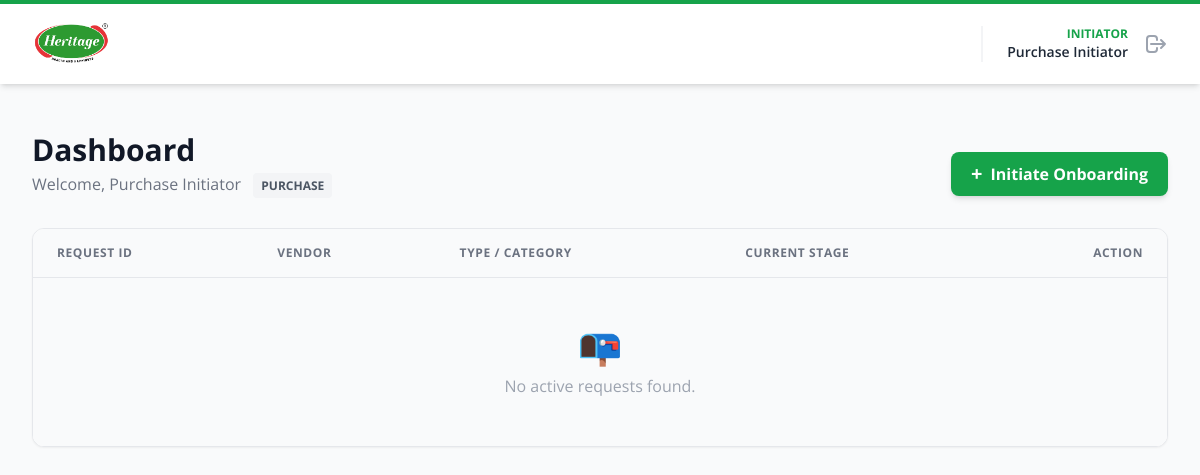
Before: /dashboard (signed in) with the older database file.
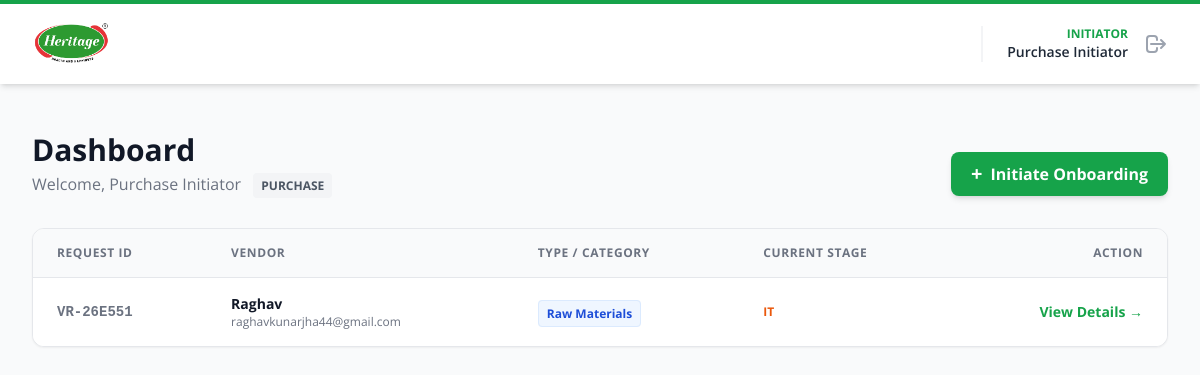
After: the same page with the newer database file.
### app/models.py (models this page shows, shortened)
class User(UserMixin, db.Model):
    id = db.Column(db.Integer, primary_key=True)
    username = db.Column(db.String(64), unique=True, nullable=False)
    email = db.Column(db.String(120), unique=True, nullable=False)
    password_hash = db.Column(db.String(128))
    role = db.Column(db.String(20), nullable=False)
    department = db.Column(db.String(50))
    assigned_category = db.Column(db.String(50))

class VendorRequest(db.Model):
    id = db.Column(db.Integer, primary_key=True)
    request_id = db.Column(db.String(20), unique=True, nullable=False)
    token = db.Column(db.String(100), unique=True, nullable=False)
    created_at = db.Column(db.DateTime, default=datetime.utcnow)
    status = db.Column(db.String(20), default='DRAFT')
    current_dept_flow = db.Column(db.String(20))
    current_step_number = db.Column(db.Integer, default=1)
    finance_stage = db.Column(db.String(20))
    initiator_id = db.Column(db.Integer, db.ForeignKey('user.id'))
    initiator_dept = db.Column(db.String(50))
    vendor_type = db.Column(db.String(50))
    title = db.Column(db.String(10))
    vendor_name_basic = db.Column(db.String(100))
    trade_name = db.Column(db.String(100))
    constitution = db.Column(db.String(50))
    cin_number = db.Column(db.String(21))
    contact_person_name = db.Column(db.String(100))
    contact_person_designation = db.Column(db.String(50))
    mobile_number = db.Column(db.String(15))
    mobile_number_2 = db.Column(db.String(15))
    landline_number = db.Column(db.String(15))
    vendor_email = db.Column(db.String(100))
    product_service_description = db.Column(db.Text)
    street = db.Column(db.String(100))
    street_2 = db.Column(db.String(100))
    street_3 = db.Column(db.String(100))
    city = db.Column(db.String(50))
    state = db.Column(db.String(50))
    postal_code = db.Column(db.String(10))
    region_code = db.Column(db.String(10))
    gst_registered = db.Column(db.String(5))
    gst_number = db.Column(db.String(15))
    gst_file_path = db.Column(db.String(200))
    pan_number = db.Column(db.String(10))
    pan_file_path = db.Column(db.String(200))
    msme_registered = db.Column(db.String(5))
    msme_type = db.Column(db.String(50))
    msme_number = db.Column(db.String(50))
    msme_file_path = db.Column(db.String(200))
    tds_exemption_number = db.Column(db.String(50))
    tds_exemption_file_path = db.Column(db.String(200))
    bank_name = db.Column(db.String(100))
    bank_account_holder_name = db.Column(db.String(100))
    bank_account_no = db.Column(db.String(50))
    bank_ifsc = db.Column(db.String(20))
    bank_proof_file_path = db.Column(db.String(200))
    payment_terms = db.Column(db.String(50))
    incoterms = db.Column(db.String(50))
    account_group = db.Column(db.String(50))
    purchase_org = db.Column(db.String(50))
    gl_account = db.Column(db.String(50))
    house_bank = db.Column(db.String(50))
    sap_id = db.Column(db.String(20))
    last_query = db.Column(db.Text)
    tax_details = db.relationship('VendorTaxDetail', backref='vendor_request', lazy=True, cascade="all, delete-orphan")

### app/blueprints/main.py (the view, shortened to what this page needs)
@main_bp.route('/dashboard')
@login_required
def dashboard():
    all_reqs = VendorRequest.query.order_by(VendorRequest.created_at.desc()).all()
    my_items = []
    if current_user.role == 'admin':
        my_items = all_reqs
    elif current_user.role == 'initiator':
        my_items = [r for r in all_reqs if r.initiator_id == current_user.id]
    dept_categories = []
    if current_user.department:
        rules = CategoryRouting.query.filter_by(department=current_user.department).all()
        dept_categories = sorted(list(set([r.category_name for r in rules])))
        if not dept_categories: dept_categories = ["General Goods", "Services"]
    return render_template('main/dashboard.html', requests=my_items, dept_categories=dept_categories, all_requests=all_reqs)

### app/__init__.py (called while the page is built)
def create_app(config_class=Config):
    app = Flask(__name__)
    app.config.from_object(config_class)
    db.init_app(app)
    mail.init_app(app)
    login_manager.init_app(app)
    migrate.init_app(app, db)
    init_celery(app, celery)
    login_manager.login_view = 'auth.login'
    login_manager.login_message_category = 'info'
    @login_manager.user_loader
    def load_user(user_id):
        return db.session.get(User, int(user_id))
    from .blueprints.main import main_bp
    from .blueprints.auth import auth_bp
    from .blueprints.admin import admin_bp
    from .blueprints.vendor import vendor_bp
    app.register_blueprint(main_bp)
    app.register_blueprint(auth_bp, url_prefix='/auth')
    app.register_blueprint(admin_bp, url_prefix='/admin')
    app.register_blueprint(vendor_bp, url_prefix='/vendor')
    with app.app_context():
        db.create_all()
    return app

### app/templates/main/dashboard.html (shortened to what this page needs)
{% extends "base.html" %}
{% block content %}
<div class="max-w-7xl mx-auto">
    <div class="flex justify-between items-end mb-8">
        <div>
            <h1 class="text-3xl font-bold text-gray-900">Dashboard</h1>
            <p class="text-gray-500 mt-1">
                Welcome, {{ current_user.username }}
                <span class="bg-gray-100 text-gray-600 text-xs px-2 py-1 rounded ml-2 font-bold uppercase">{{ current_user.department }}</span>
            </p>
        </div>
        {% if current_user.role == 'initiator' %}
            <button onclick="document.getElementById('newReqModal').classList.remove('hidden')"
                    class="bg-green-600 text-white px-5 py-2.5 rounded-lg hover:bg-green-700 shadow-md font-bold flex items-center transition transform hover:-translate-y-0.5">
                <span class="text-xl mr-2 leading-none">+</span> Initiate Onboarding
            </button>
        {% endif %}
    </div>
    <div class="bg-white rounded-xl shadow-sm border border-gray-200 overflow-hidden">
        <table class="min-w-full divide-y divide-gray-200">
            <thead class="bg-gray-50">
                <tr>
                    <th class="px-6 py-4 text-left text-xs font-bold text-gray-500 uppercase tracking-wider">Request ID</th>
                    <th class="px-6 py-4 text-left text-xs font-bold text-gray-500 uppercase tracking-wider">Vendor</th>
                    <th class="px-6 py-4 text-left text-xs font-bold text-gray-500 uppercase tracking-wider">Type / Category</th>
                    <th class="px-6 py-4 text-left text-xs font-bold text-gray-500 uppercase tracking-wider">Current Stage</th>
                    <th class="px-6 py-4 text-right text-xs font-bold text-gray-500 uppercase tracking-wider">Action</th>
                </tr>
            </thead>
            <tbody class="bg-white divide-y divide-gray-200">
                {% for req in requests %}
                <tr class="hover:bg-gray-50 transition">
                    <td class="px-6 py-4 whitespace-nowrap text-sm font-mono text-gray-500 font-bold">
                        {{ req.request_id }}
                    </td>
                    <td class="px-6 py-4 whitespace-nowrap">
                        <div class="text-sm font-bold text-gray-900">{{ req.vendor_name_basic }}</div>
                        <div class="text-xs text-gray-500">{{ req.vendor_email }}</div>
                    </td>
                    <td class="px-6 py-4 whitespace-nowrap">
                        {% if req.vendor_type == 'Standard' %}
                            <span class="bg-gray-100 text-gray-600 text-xs px-2 py-1 rounded border border-gray-200 font-medium">
                                Standard Flow
                            </span>
                        {% else %}
                            <span class="bg-blue-50 text-blue-700 text-xs px-2 py-1 rounded border border-blue-100 font-bold">
                                {{ req.vendor_type }}
                            </span>
                        {% endif %}
                    </td>
                    <td class="px-6 py-4 whitespace-nowrap">
                        {% if req.status == 'COMPLETED' %}
                            <span class="px-3 py-1 inline-flex text-xs leading-5 font-bold rounded-full bg-green-100 text-green-800 border border-green-200">
                                Active
                            </span>
                        {% elif req.status == 'REJECTED' %}
                            <span class="px-3 py-1 inline-flex text-xs leading-5 font-bold rounded-full bg-red-100 text-red-800 border border-red-200">
                                Rejected
                            </span>
                        {% else %}
                            <div class="flex flex-col">
                                <span class="text-xs font-bold text-orange-600 uppercase">
                                    {{ req.current_dept_flow.replace('_', ' ') }}
                                </span>
                            </div>
                        {% endif %}
                    </td>
                    <td class="px-6 py-4 whitespace-nowrap text-right text-sm font-medium">
                        <a href="{{ url_for('main.review_request', req_id=req.id) }}" class="text-green-600 hover:text-green-900 font-bold hover:underline">
                            View Details &rarr;
                        </a>
                    </td>
                </tr>
                {% else %}
                <tr>
                    <td colspan="5" class="px-6 py-12 text-center text-gray-400 bg-gray-50">
                        <div class="text-4xl mb-2">📭</div>
                        <p>No active requests found.</p>
                    </td>
                </tr>
                {% endfor %}
            </tbody>
        </table>
    </div>
</div>
{% endblock %}

### app/templates/base.html (shortened to what this page needs)
<!DOCTYPE html>
<html lang="en">
<head>
    <script src="https://cdn.tailwindcss.com"></script>
</head>
<body class="bg-gray-50 text-gray-800">
    <nav class="bg-white shadow-md border-t-4 border-green-600 sticky top-0 z-50">
        <div class="max-w-7xl mx-auto px-4 sm:px-6 lg:px-8">
            <div class="flex justify-between h-20">
                <div class="flex items-center space-x-8">
                    <a href="{{ url_for('main.dashboard') }}" class="flex items-center gap-3">
        <img src="{{ url_for('static', filename='images/logo.png') }}" alt="Heritage Foods Logo" class="h-12 w-auto">
    </a>
                </div>
                <div class="flex items-center space-x-6">
                    {% if current_user.is_authenticated %}
                        <div class="flex items-center border-l-2 border-gray-100 pl-6">
                            <div class="text-right mr-4 hidden sm:block">
                                <div class="text-xs text-green-600 font-bold uppercase">{{ current_user.role }}</div>
                                <div class="text-sm font-semibold text-gray-800">{{ current_user.username }}</div>
                            </div>
                            <a href="{{ url_for('auth.logout') }}" class="text-gray-400 hover:text-red-500 transition">
                                <svg xmlns="http://www.w3.org/2000/svg" class="h-6 w-6" fill="none" viewBox="0 0 24 24" stroke="currentColor">
                                    <path stroke-linecap="round" stroke-linejoin="round" stroke-width="2" d="M17 16l4-4m0 0l-4-4m4 4H7m6 4v1a3 3 0 01-3 3H6a3 3 0 01-3-3V7a3 3 0 013-3h4a3 3 0 013 3v1" />
                                </svg>
                            </a>
                        </div>
                    {% endif %}
                </div>
            </div>
        </div>
    </nav>
    <main class="max-w-7xl mx-auto px-4 sm:px-6 lg:px-8 py-6 pb-20">
        {% block content %}{% endblock %}
    </main>
</body>
</html>

### app/templates/base.html (style rules this page uses)
body { font-family: 'Open Sans', sans-serif; }

Changed rows visible on the page:
added VendorRequest: request_id "VR-26E551", vendor_name_basic "Raghav", vendor_email "raghavkunarjha44@gmail.com", vendor_type "Raw Materials", current_dept_flow.replace "IT"
Other visible differences:
text no longer shown: "📭 No active requests found."
